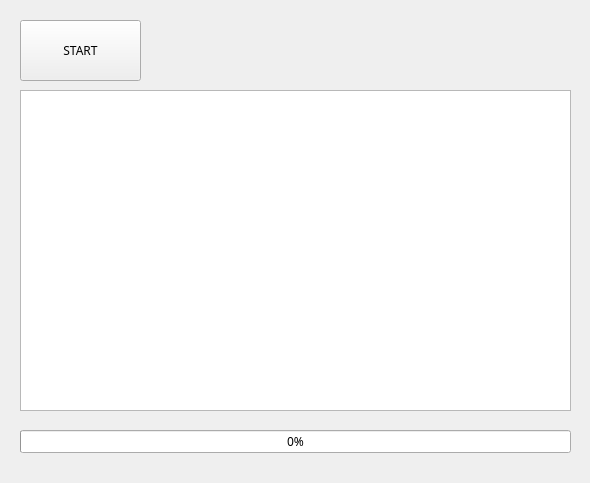
<?xml version="1.0" encoding="UTF-8"?>
<ui version="4.0">
 <class>Form</class>
 <widget class="QWidget" name="Form">
  <property name="geometry">
   <rect>
    <x>0</x>
    <y>0</y>
    <width>590</width>
    <height>483</height>
   </rect>
  </property>
  <property name="windowTitle">
   <string>스레드 테스트</string>
  </property>
  <widget class="QPushButton" name="btnStart">
   <property name="geometry">
    <rect>
     <x>20</x>
     <y>20</y>
     <width>121</width>
     <height>61</height>
    </rect>
   </property>
   <property name="font">
    <font>
     <family>NanumBarunGothic</family>
    </font>
   </property>
   <property name="text">
    <string>START</string>
   </property>
  </widget>
  <widget class="QTextBrowser" name="txbLog">
   <property name="geometry">
    <rect>
     <x>20</x>
     <y>90</y>
     <width>551</width>
     <height>321</height>
    </rect>
   </property>
   <property name="font">
    <font>
     <family>NanumBarunGothic</family>
    </font>
   </property>
  </widget>
  <widget class="QProgressBar" name="pgbTask">
   <property name="geometry">
    <rect>
     <x>20</x>
     <y>430</y>
     <width>551</width>
     <height>23</height>
    </rect>
   </property>
   <property name="font">
    <font>
     <family>NanumBarunGothic</family>
    </font>
   </property>
   <property name="value">
    <number>0</number>
   </property>
  </widget>
 </widget>
 <resources/>
 <connections/>
</ui>
